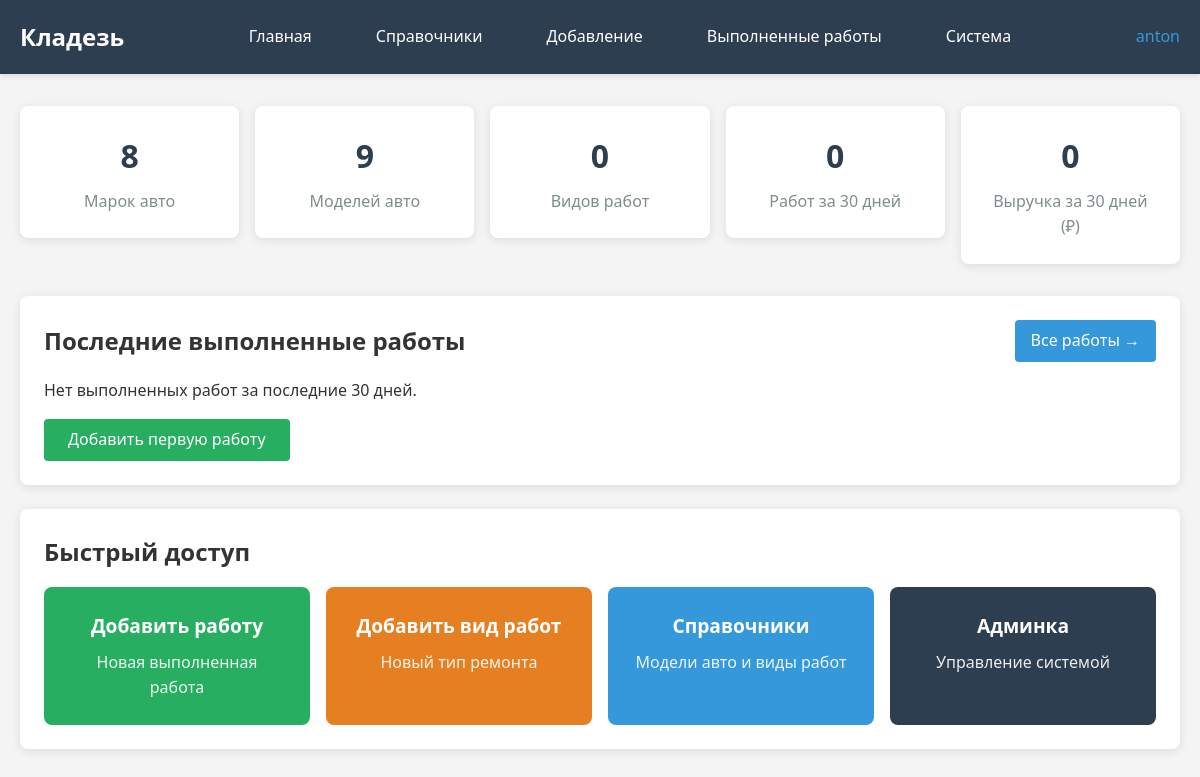
Before: / (signed in) with the older database file.
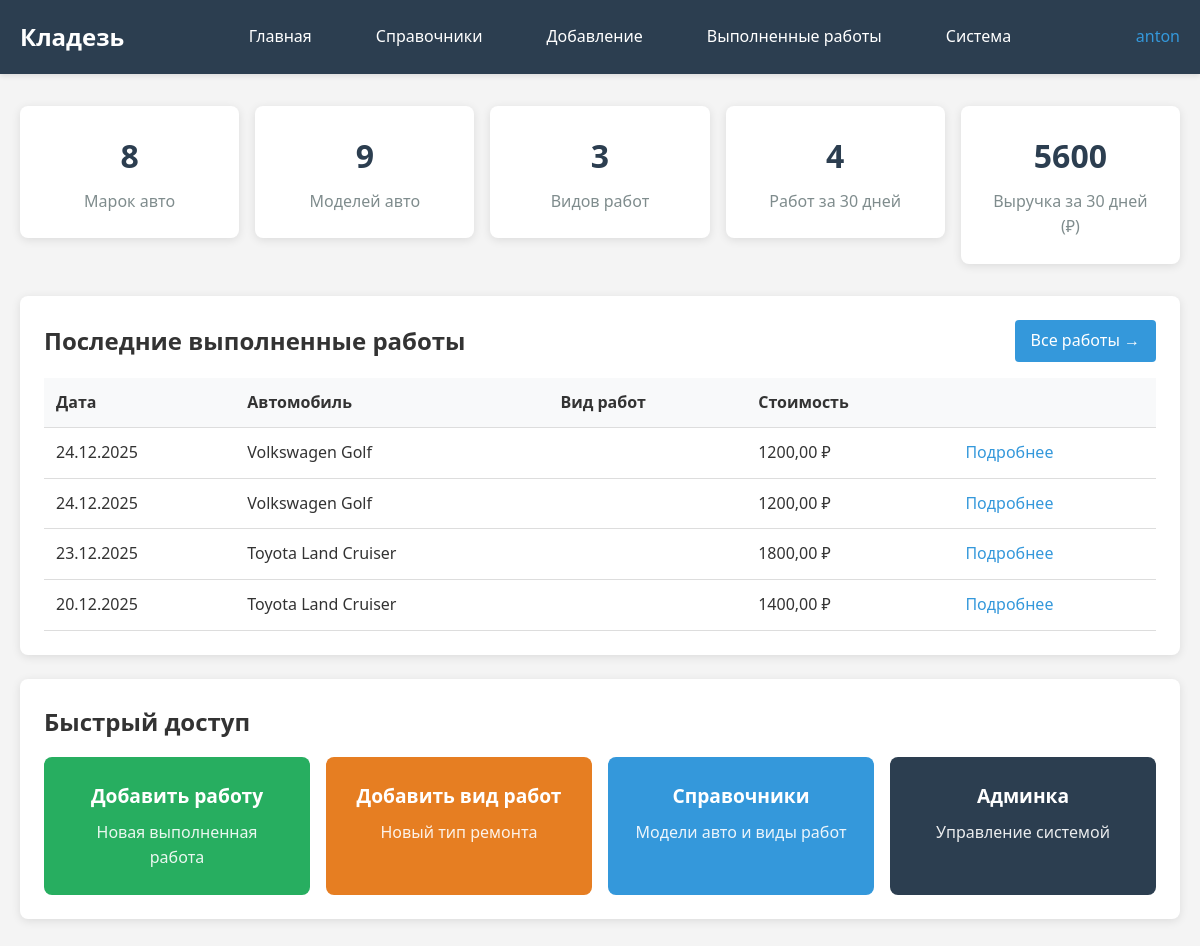
After: the same page with the newer database file.
### kladez_app/models.py (models this page shows, shortened)
class CompletedWork(models.Model):
    work_date = models.DateField(default=timezone.now, verbose_name="Дата выполнения")
    car_brand = models.ForeignKey(CarBrand, on_delete=models.CASCADE, verbose_name="Марка")
    car_model = models.ForeignKey(CarModel, on_delete=models.CASCADE, verbose_name="Модель")
    repair_types = models.ManyToManyField(RepairType, verbose_name="Виды работ")  # Изменено на ManyToMany
    cost = models.DecimalField(max_digits=10, decimal_places=2, verbose_name="Стоимость работы")
    notes = models.TextField(blank=True, verbose_name="Заметки")
    parts_used = models.TextField(blank=True, verbose_name="Использованные запчасти")
    slug = models.SlugField(max_length=255, unique=True, db_index=True, verbose_name="URL", null=True, blank=True)
    user = models.ForeignKey(User, on_delete=models.CASCADE, verbose_name="Пользователь", null=True, blank=True)
    class Meta:
        verbose_name = "Выполненная работа"
        verbose_name_plural = "Выполненные работы"
        ordering = ['-work_date']

class CarBrand(models.Model):
    name = models.CharField(max_length=100, verbose_name="Марка автомобиля")
    description = models.TextField(blank=True, verbose_name="Описание марки")
    class Meta:
        verbose_name = "Марка автомобиля"
        verbose_name_plural = "Марки автомобилей"

class CarModel(models.Model):
    brand = models.ForeignKey(CarBrand, on_delete=models.CASCADE, verbose_name="Марка")
    name = models.CharField(max_length=100, verbose_name="Модель")
    production_years = models.CharField(max_length=50, blank=True, verbose_name="Годы выпуска")
    engine_options = models.TextField(blank=True, verbose_name="Двигатели")
    notes = models.TextField(blank=True, verbose_name="Особенности")
    class Meta:
        verbose_name = "Модель автомобиля"
        verbose_name_plural = "Модели автомобилей"

### kladez_app/views.py (the view)
# urls.py: 2. Add a URL to urlpatterns:  path('', views.home, name='home')
@login_required
def home(request):
    last_30_days = datetime.now() - timedelta(days=30)
    last_30_days_date = last_30_days.date()
    recent_works = CompletedWork.objects.filter(user=request.user, work_date__gte=last_30_days)
    total_recent_works = recent_works.count()
    total_revenue = recent_works.aggregate(Sum('cost'))['cost__sum'] or 0
    context = {
        'total_brands': CarBrand.objects.count(),
        'total_models': CarModel.objects.count(),
        'total_repair_types': RepairType.objects.filter(user=request.user).count(),
        'total_recent_works': total_recent_works,
        'total_revenue': total_revenue,
        'recent_works': recent_works.order_by('-work_date')[:10],
        'last_30_days_date': last_30_days_date,
    }
    return render(request, 'kladez_app/home.html', context)

### kladez_app/templates/kladez_app/home.html
{% extends "kladez_app/base.html" %}
{% block content %}
<div class="stats-grid">
    <a href="{% url 'kladez_app:car_models_directory' %}" class="stat-link">
        <div class="stat-card">
            <div class="stat-number">{{ total_brands }}</div>
            <div class="stat-label">Марок авто</div>
        </div>
    </a>
    <a href="{% url 'kladez_app:car_models_directory' %}" class="stat-link">
        <div class="stat-card">
            <div class="stat-number">{{ total_models }}</div>
            <div class="stat-label">Моделей авто</div>
        </div>
    </a>
    <a href="{% url 'kladez_app:repair_types_directory' %}" class="stat-link">
        <div class="stat-card">
            <div class="stat-number">{{ total_repair_types }}</div>
            <div class="stat-label">Видов работ</div>
        </div>
    </a>
    <a href="{% url 'kladez_app:completed_works' %}{% if last_30_days_date %}?date_from={{ last_30_days_date|date:'Y-m-d' }}{% endif %}" class="stat-link">
        <div class="stat-card">
            <div class="stat-number">{{ total_recent_works }}</div>
            <div class="stat-label">Работ за 30 дней</div>
        </div>
    </a>
    <a href="{% url 'kladez_app:completed_works' %}" class="stat-link">
        <div class="stat-card">
            <div class="stat-number">{{ total_revenue|floatformat:0 }}</div>
            <div class="stat-label">Выручка за 30 дней (₽)</div>
        </div>
    </a>
</div>
<div class="card">
    <div style="display: flex; justify-content: space-between; align-items: center; margin-bottom: 1rem;">
        <h2>Последние выполненные работы</h2>
        <a href="{% url 'kladez_app:completed_works' %}" style="padding: 0.5rem 1rem; background: #3498db; color: white; border-radius: 4px; text-decoration: none;">
            Все работы →
        </a>
    </div>
    {% if recent_works %}
        <table>
            <thead>
                <tr>
                    <th>Дата</th>
                    <th>Автомобиль</th>
                    <th>Вид работ</th>
                    <th>Стоимость</th>
                    <th></th>
                </tr>
            </thead>
            <tbody>
                {% for work in recent_works %}
                <tr>
                    <td>{{ work.work_date|date:"d.m.Y" }}</td>
                    <td>{{ work.car_brand.name }} {{ work.car_model.name }}</td>
                    <td>{{ work.repair_type.name }}</td>
                    <td>{{ work.cost }} ₽</td>
                    <td>
                        <a href="{% url 'kladez_app:completed_work_detail' work.slug %}" style="color: #3498db; text-decoration: none;">Подробнее</a>
                    </td>
                </tr>
                {% endfor %}
            </tbody>
        </table>
    {% else %}
        <p>Нет выполненных работ за последние 30 дней.</p>
        <a href="{% url 'kladez_app:add_completed_work' %}" style="display: inline-block; margin-top: 1rem; padding: 0.5rem 1.5rem; background: #27ae60; color: white; border-radius: 4px; text-decoration: none;">
            Добавить первую работу
        </a>
    {% endif %}
</div>
<div class="card">
    <h2>Быстрый доступ</h2>
    <div style="display: grid; grid-template-columns: repeat(auto-fill, minmax(250px, 1fr)); gap: 1rem; margin-top: 1rem;">
        <a href="{% url 'kladez_app:add_completed_work' %}" style="background: #27ae60; color: white; padding: 1.5rem; border-radius: 8px; text-decoration: none; text-align: center;">
            <div style="font-weight: bold; font-size: 1.2rem;">Добавить работу</div>
            <div style="margin-top: 0.5rem; opacity: 0.9;">Новая выполненная работа</div>
        </a>
        <a href="{% url 'kladez_app:add_repair_type' %}" style="background: #e67e22; color: white; padding: 1.5rem; border-radius: 8px; text-decoration: none; text-align: center;">
            <div style="font-weight: bold; font-size: 1.2rem;">Добавить вид работ</div>
            <div style="margin-top: 0.5rem; opacity: 0.9;">Новый тип ремонта</div>
        </a>
        <a href="{% url 'kladez_app:car_models_directory' %}" style="background: #3498db; color: white; padding: 1.5rem; border-radius: 8px; text-decoration: none; text-align: center;">
            <div style="font-weight: bold; font-size: 1.2rem;">Справочники</div>
            <div style="margin-top: 0.5rem; opacity: 0.9;">Модели авто и виды работ</div>
        </a>
        {% if user.is_superuser %}
        <a href="/admin/" style="background: #2c3e50; color: white; padding: 1.5rem; border-radius: 8px; text-decoration: none; text-align: center;">
            <div style="font-weight: bold; font-size: 1.2rem;">Админка</div>
            <div style="margin-top: 0.5rem; opacity: 0.9;">Управление системой</div>
        </a>
        {% endif %}
    </div>
</div>
{% endblock %}

### kladez_app/templates/kladez_app/base.html (shortened to what this page needs)
<!DOCTYPE html>
<html lang="ru">
<head>
</head>
<body>
    <header class="header">
        <nav class="nav-container">
            <a href="{% url 'kladez_app:home' %}" class="logo-link">Кладезь</a>
            <div class="nav-main">
                <div class="nav-section">
                    <a href="{% url 'kladez_app:home' %}" class="nav-link">
                        Главная
                    </a>
                </div>
                <div class="nav-section">
                    <div class="nav-section-title">
                        Справочники
                    </div>
                </div>
                <div class="nav-section">
                    <div class="nav-section-title">
                        Добавление
                    </div>
                </div>
                <div class="nav-section">
                    <a href="{% url 'kladez_app:completed_works' %}" class="nav-link">
                        Выполненные работы
                    </a>
                </div>
                <div class="nav-section">
                    <div class="nav-section-title">
                        Система
                    </div>
                </div>
            </div>
            <div class="user-info">
                {% if user.is_authenticated %}
                    <span>{{ user.username }}</span>
                {% else %}
                    <a href="{% url 'kladez_app:register' %}" style="color: white; text-decoration: none;">Регистрация</a>
                    <a href="{% url 'kladez_app:login' %}" style="color: white; text-decoration: none;">Войти</a>
                {% endif %}
            </div>
        </nav>
    </header>
    <main class="container">
        {% block content %}
        {% endblock %}
    </main>
</body>
</html>

### kladez_app/templates/kladez_app/base.html (style rules this page uses)
* { margin: 0; padding: 0; box-sizing: border-box; }
body { font-family: 'Segoe UI', Tahoma, Geneva, Verdana, sans-serif; line-height: 1.6; color: #333; background-color: #f4f4f4; }
.header { background: #2c3e50; color: white; padding: 1rem 0; box-shadow: 0 2px 5px rgba(0,0,0,0.1); }
.nav-container { max-width: 1200px; margin: 0 auto; padding: 0 20px; display: flex; justify-content: space-between; align-items: center; }
.logo-link { color: white; text-decoration: none; font-size: 1.5rem; font-weight: bold; transition: color 0.3s; }
.nav-main { display: flex; gap: 2rem; }
.nav-section { position: relative; }
.nav-section-title { cursor: pointer; padding: 0.5rem 1rem; border-radius: 4px; transition: background-color 0.3s; color: white; text-decoration: none; display: block; }
.user-info { display: flex; align-items: center; gap: 1rem; }
.user-info span { color: #3498db; }
.container { max-width: 1200px; margin: 2rem auto; padding: 0 20px; }
.card { background: white; border-radius: 8px; padding: 1.5rem; margin-bottom: 1.5rem; box-shadow: 0 2px 10px rgba(0,0,0,0.1); }
table { width: 100%; border-collapse: collapse; margin-top: 1rem; }
table th, table td { padding: 12px; text-align: left; border-bottom: 1px solid #ddd; }
table th { background-color: #f8f9fa; font-weight: 600; }
.stats-grid { display: grid; grid-template-columns: repeat(auto-fit, minmax(200px, 1fr)); gap: 1rem; margin-bottom: 2rem; }
.stat-card { background: white; padding: 1.5rem; border-radius: 8px; text-align: center; box-shadow: 0 2px 10px rgba(0,0,0,0.1); transition: transform 0.2s, box-shadow 0.2s; cursor: pointer; }
.stat-number { font-size: 2rem; font-weight: bold; color: #2c3e50; }
.stat-label { color: #7f8c8d; margin-top: 0.5rem; }
.nav-link { padding: 0.5rem 1rem; border-radius: 4px; transition: background-color 0.3s; color: white; text-decoration: none; display: block; }
.stat-link { text-decoration: none; color: inherit; }

Changed rows visible on the page:
added CompletedWork: work_date "24.12.2025", car_brand.name "Volkswagen", car_model.name "Golf", cost "1200,00"
added CompletedWork: work_date "24.12.2025", car_brand.name "Volkswagen", car_model.name "Golf", cost "1200,00"
added CompletedWork: work_date "23.12.2025", car_brand.name "Toyota", car_model.name "Land Cruiser", cost "1800,00"
added CompletedWork: work_date "20.12.2025", car_brand.name "Toyota", car_model.name "Land Cruiser", cost "1400,00"
Other visible differences:
{{ total_repair_types }}: "0" → "3"
{{ total_recent_works }}: "0" → "4"
{{ total_revenue|floatformat:0 }}: "0" → "5600"
text no longer shown: "Нет выполненных работ за последние 30 дней. Добавить первую работу"
text now shown: "Дата Автомобиль Вид работ Стоимость"
